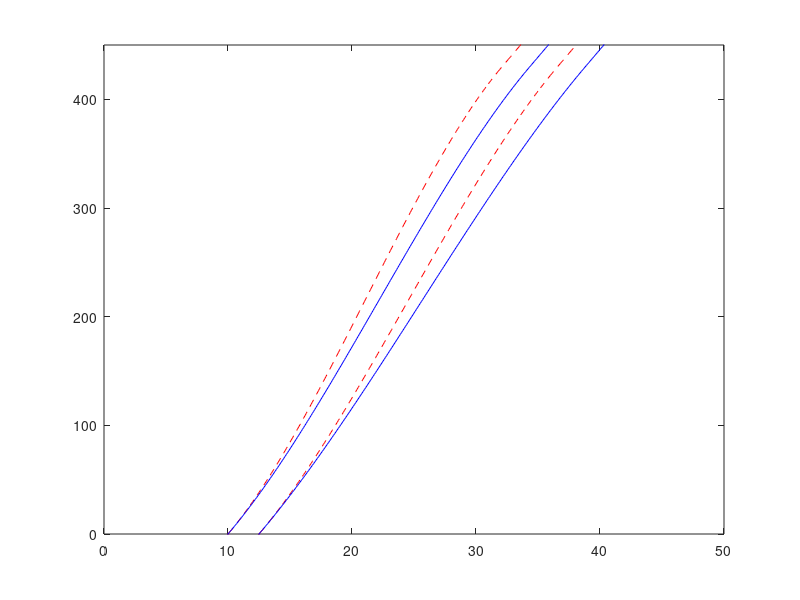
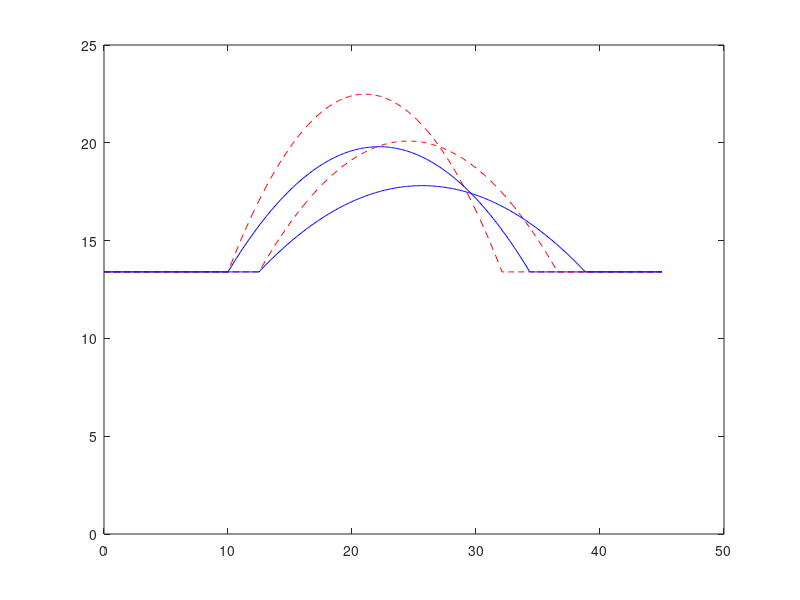
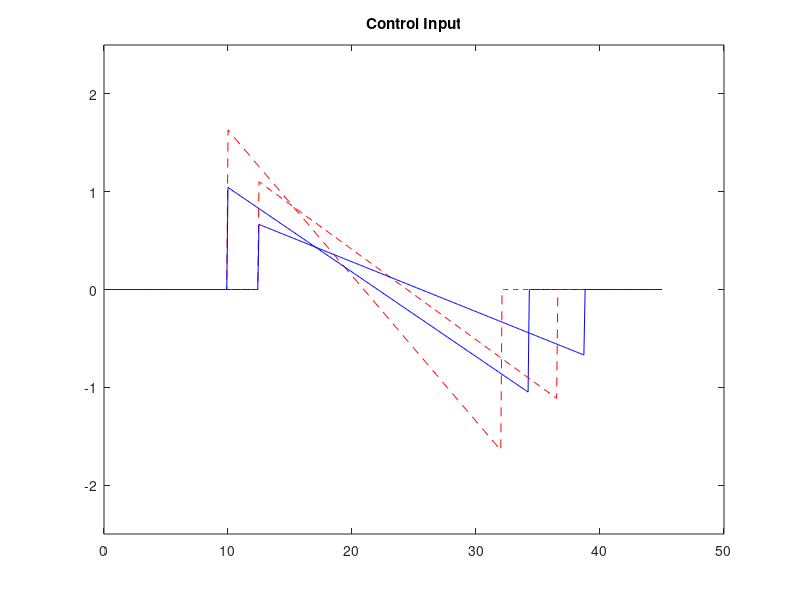

These charts were generated, in order, by the following MATLAB code:
clear
close all

q0 = 0.1569;
q1 = 2.45*10^-2;
q2 = -7.415*10^-4;
q3 = 5.975*10^-5;
r0 = 0.07224;
r1 = 9.681*10^-2;
r2 = 1.075*10^-3;
L = 400;
S = 30;
v0 = 13.4;
delta = 3;
t0 = [10 10 12.5 12.5];
n = length(t0);

tf = zeros(n,1);
% tf(1) = t0(1)+(L+S)/v0;
tf(1) = t0(1)+22;

for i = 2:4
    tf(i) = tf(i-1) + S/v0;
end

%%

pf = L+S;
vf = v0;
q_0 = zeros(4,4);
q_0(:,1) = [-t0(1)*v0 13.4 pf vf]';
q_0(:,2) = [-t0(2)*v0 13.4 pf vf]';
q_0(:,3) = [-t0(3)*13.4 13.4 pf vf]';
q_0(:,4) = [-t0(4)*13.4 13.4 pf vf]';
b = zeros(4,n);
for i = 1:4
    T = [0 0 0 1; 0 0 1 0;...
        tf(i)^3/6 tf(i)^2/2 tf(i) 1;...
        tf(i)^2/2 tf(i) 1 0];
    b(:,i) = T\q_0(:,i);
end

dt = 0.1;
tvec = 0:dt:45;
u = zeros(n,length(tvec)-1);
q = zeros(4,n,length(tvec));
for i=1:4
    q(:,i,1)=q_0(:,i);
end

for i=1:4
    for ti=0:length(tvec)-1
        t=tvec(ti+1);
        if ceil(q(1,i,ti+1)) < L+S && q(1,i,ti+1) >= 0 % if in ctrl/merg zones
            q(1,i,ti+2) = b(1,i)*t^3/6 + b(2,i)*t^2/2 + b(3,i)*t + b(4,i); % position
            q(2,i,ti+2) = b(1,i)*t^2/2 + b(2,i)*t + b(3,i); % veloc
            u(i,ti+1) = b(1,i)*t + b(2,i);
        else
            u(i,ti+1) = 0;
            q(1,i,ti+2) = q(1,i,ti+1)+dt*q(2,i,ti+1);
            q(2,i,ti+2) = v0;
        end
        q(3,i,ti+2) = pf;
        q(4,i,ti+2) = v0;
        T = [t^3/6 t^2/2 t 1; 
               t^2/2 t 1 0; 
               tf(i)^3/6 tf(i)^2/2 tf(i) 1;
               tf(i)^2/2 tf(i) 1 0];
        b(:,i) = T\q(:,i,ti+2);
    end
end

for i=1:length(tvec)
    p(:,i) = q(1,:,i);
    v(:,i) = q(2,:,i);
end

close all

figure(1)
plot(tvec,p(1,:),'r--')
hold all
plot(tvec,p(2,:),'b')
plot(tvec,p(3,:),'r--')
plot(tvec,p(4,:),'b')
ylim([0 450])

figure(2)
plot(tvec,v(1,:),'r--')
hold all
plot(tvec,v(2,:),'b')
plot(tvec,v(3,:),'r--')
plot(tvec,v(4,:),'b')
ylim([0 25])

figure(3)
plot(tvec,u(1,:),'r--')
hold all
plot(tvec,u(2,:),'b')
plot(tvec,u(3,:),'r--')
plot(tvec,u(4,:),'b')
title('Control Input')
ylim([-2.5 2.5])

%% Get Fuel Consumption

fcruise = zeros(n,length(u)); % fuel consumed at constant speed
facc = zeros(n,length(t)); % fuel consumed due to acc
fv = zeros(n,length(t)); % total fuel consumed
cost = zeros(n,1); % total cost

for j=1:n
    for i=1:length(u)
        ti = tvec(i);
        fcruise(j,i) = q0 + q1*v(j,i) + q2*v(j,i)^2 + q3*v(j,i)^3;
        facc(j,i) = u(j,i)*(r0 + r1*v(j,i) + r2*v(j,i)^2);
        fv(j,i) = fcruise(j,i) + facc(j,i);
    end
    cost(j) = sum(fv(j,:));
end